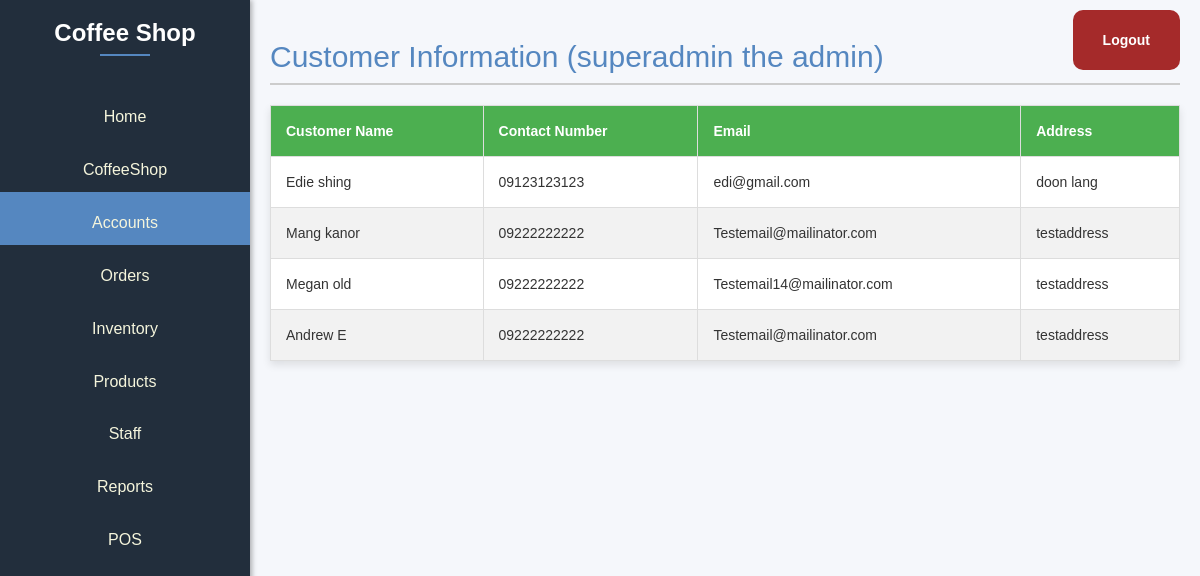
The page /Dashboard/accounts.php (signed in) on the database its author committed.
### tables this page shows
CREATE TABLE `tblcustomers` (
  `customerid` int(11) NOT NULL,
  `customername` varchar(255) NOT NULL,
  `contactnumber` varchar(13) DEFAULT NULL,
  `email` varchar(255) DEFAULT NULL,
  `address` varchar(255) DEFAULT NULL
);

### public/Dashboard/accounts.php (the view, shortened to what this page needs)
<?php
$servername = "127.0.0.1";
$user = "root";
$pass = "";
$dbname = "coffeeshop_db";
try {
    $pdo = new PDO("mysql:host=$servername;dbname=$dbname", $user, $pass);
    $pdo->setAttribute(PDO::ATTR_ERRMODE, PDO::ERRMODE_EXCEPTION);
} catch (PDOException $e) {
    die("Database connection failed: " . $e->getMessage());
}
$sql = "SELECT * FROM tblcustomers";
$statement = $pdo->prepare($sql);
$statement->execute();
$customerData = $statement->fetchAll(PDO::FETCH_ASSOC);
?>
<!DOCTYPE html>
<html lang="en">
<head>
    <link rel="stylesheet" href="https://maxcdn.bootstrapcdn.com/font-awesome/4.7.0/css/font-awesome.min.css">
    <link rel="stylesheet" href="https://maxcdn.bootstrapcdn.com/bootstrap/3.3.7/css/bootstrap.min.css">
    <link rel="stylesheet" href="dashboard.css" />
</head>
<body>
    <div class="dashboard">
        <div class="sidebar">
            <h1>Coffee Shop</h1>
            <ul>
                <li><a href="dashboard.php">Home</a></li>
                <li><a href="coffeeshop_info.php">CoffeeShop</a></li>
                <li style="background-color: var(--primary-color);"><a href="accounts.php">Accounts</a></li>
                <li><a href="Orders.php">Orders</a></li>
                <li><a href="Inventory.php">Inventory</a></li>
                <li><a href="Products.php">Products</a></li>
                <li><a href="Staff.php">Staff</a></li>
                <li><a href="Reports.php">Reports</a></li>
                <li><a href="../POS front-end/Main.php">POS</a></li>
            </ul>
        </div>
        <div class="top-right">
            <a href="logout.php" class="login-button">Logout</a>
        </div>
        <div class="content">
            <h2>Customer Information
                <?php echo " (" . $_SESSION['username'] . " the " . $_SESSION['position'] . ") " ?>
            </h2>
            <div>
                <table>
                    <thead>
                        <tr>
                            <th>Customer Name</th>
                            <th>Contact Number</th>
                            <th>Email</th>
                            <th>Address</th>
                        </tr>
                    </thead>
                    <tbody>
                        <?php foreach ($customerData as $customer) : ?>
                            <tr>
                                <td>
                                    <?= $customer['customername'] ?>
                                </td>
                                <td>
                                    <?= $customer['contactnumber'] ?>
                                </td>
                                <td>
                                    <?= $customer['email'] ?>
                                </td>
                                <td>
                                    <?= $customer['address'] ?>
                                </td>
                            </tr>
                        <?php endforeach; ?>
                    </tbody>
                </table>
            </div>
        </div>
    </div>
</body>
</html>

### public/Dashboard/dashboard.css (style rules this page uses)
:root { --primary-color: #5587c0; --secondary-color: #222E3C; --background-color: #F5F5DC; --text-color: #ffff; --button-color: #A52A2A; }
body, html { margin: 0; padding: 0; font-family: Arial, sans-serif; height: 100%; background-color: #F5F7FB; }
.dashboard { display: flex; height: 100%; }
.sidebar { width: 250px; background-color: var(--secondary-color); color: var(--text-color); padding: 0; box-shadow: 2px 0 5px rgba(0, 0, 0, 0.3); position: fixed; height: 100%; top: 0; left: 0; overflow-y: auto; display: flex; flex-direction: column; }
.sidebar h1 { text-align: center; margin-bottom: 40px; position: relative; font-size: 24px; font-weight: 600; }
.sidebar h1::after { content: ''; display: block; width: 50px; height: 2px; background-color: var(--primary-color); position: absolute; bottom: -10px; left: calc(50% - 25px); }
.sidebar ul { list-style-type: none; text-align: center; padding: 0; }
.sidebar ul li { margin: 0 !important; padding-top: 10px !important; }
.sidebar ul li a { display: flex; justify-content: center; align-items: center; padding: 10px; color: #F5F5DC; text-decoration: none; font-size: 16px; transition: 0.3s; }
.content { background-color: #F5F7FB; margin-left: 250px; padding: 20px; width: calc(100% - 250px); }
.content h2 { color: var(--primary-color); border-bottom: 2px solid #ccc; padding-bottom: 10px; }
.top-right { position: absolute; top: 10px; right: 10px; }
.login-button { background-color: var(--button-color); color: white; padding: 20px 30px; margin-right: 10px; text-decoration: none; border-radius: 10px; font-weight: bold; transition: background-color 0.3s; display: inline-block; }

### public/Dashboard/accounts.php (style rules this page uses)
body { font-family: Arial, sans-serif; background-color: #F5F5DC; }
table { width: 100%; margin: 20px auto; border-collapse: collapse; box-shadow: 0 4px 8px rgba(0, 0, 0, 0.1); background-color: #fff; color: #333; }
th, td { border: 1px solid #ddd; padding: 15px; text-align: left; }
th { background-color: #4caf50; color: #fff; }
tr:nth-child(even) { background-color: #f2f2f2; }

### rows shown on the page
tblcustomers: customername "Edie shing", contactnumber "09123123123", email "edi@gmail.com", address "doon lang"
tblcustomers: customername "Mang kanor", contactnumber "09222222222", email "Testemail@mailinator.com", address "testaddress"
tblcustomers: customername "Megan old", contactnumber "09222222222", email "Testemail14@mailinator.com", address "testaddress"
tblcustomers: customername "Andrew E", contactnumber "09222222222", email "Testemail@mailinator.com", address "testaddress"

### other values the page prints
$_SESSION['username'] "superadmin"
$_SESSION['position'] "admin"
